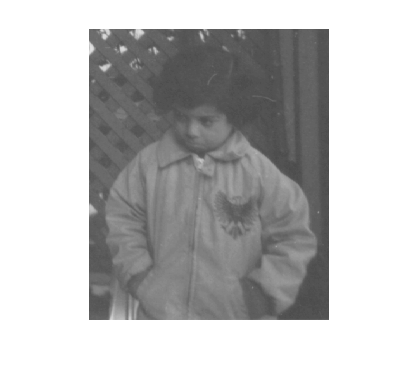
#> input picture task2/Task2.png, 420 x 384 px
$ python Task2.py   (older library calls are emulated)
#> lines starting #> are read from the running program, lines starting #| are printed output that depends on the picture; after the words box and inside, x2 and y2 are one past the last pixel; in counts of white or black regions, pixels touching at a corner belong together

import matplotlib.pyplot as plt
import numpy as np
import cv2
#loading image
image = cv2.imread('Task2.png')
#> image is the input picture: shape (384, 420, 3); min 74, max 255, mean 192.3

# to show image
plt.figure(figsize=(10,10))
plt.imshow(image, cmap = 'gray')
plt.show()


#converting to gray scale
gray = cv2.cvtColor(image, cv2.COLOR_BGR2GRAY)

#Smooth the image with a Gaussian filter
gaussian = cv2.GaussianBlur(gray,(3,3),0)

#Sobel Edge Detector
sobelx = cv2.Sobel(gaussian,cv2.CV_8U,1,0,ksize=5)
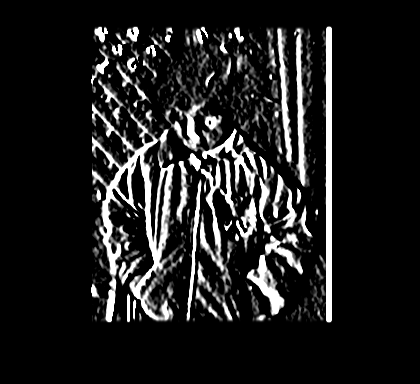
#> sobelx: shape (384, 420); min 0, max 255, mean 31.1
sobely = cv2.Sobel(gaussian,cv2.CV_8U,0,1,ksize=5)
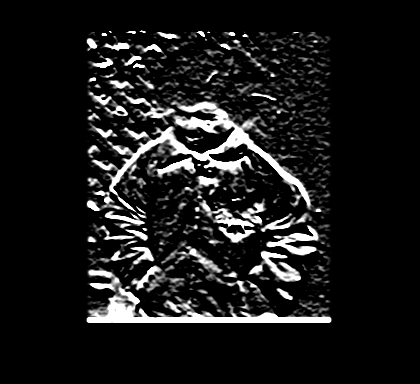
#> sobely: shape (384, 420); min 0, max 255, mean 26.4
sobel = sobelx + sobely
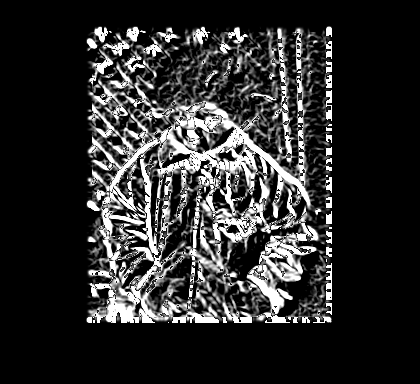
#> sobel: shape (384, 420); min 0, max 255, mean 44.5

#Prewitt Gradient Operator
kernelx = np.array([[1,1,1],[0,0,0],[-1,-1,-1]])
kernely = np.array([[-1,0,1],[-1,0,1],[-1,0,1]])
prewittx = cv2.filter2D(gaussian, -1, kernelx)
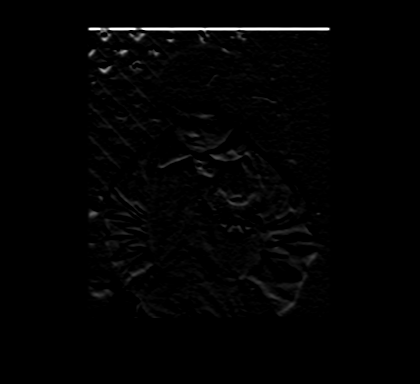
#> prewittx: shape (384, 420); min 0, max 255, mean 3
prewitty = cv2.filter2D(gaussian, -1, kernely)

#Laplacian of Gaussian
laplacian = cv2.Laplacian(image,cv2.CV_64F)
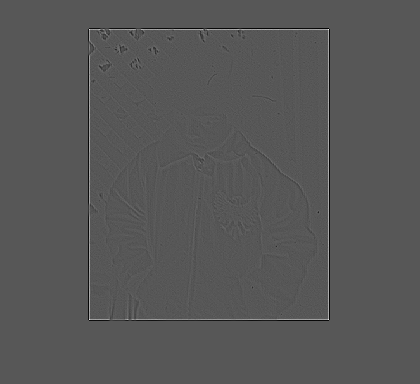
#> laplacian: shape (384, 420, 3) float64; min -180, max 347, mean 0; drawn with min black and max white

#The Canny operator
canny = cv2.Canny(image,100,200)
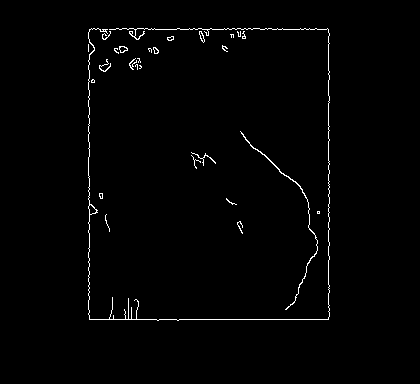
#> canny: shape (384, 420); 1.2% white in thin lines or dots, all inside (x1, y1, x2, y2) = (88, 28, 330, 321)

#showing results


cv2.imshow("Original Image", image)
cv2.imshow("Canny", canny)
cv2.imshow("laplacian", canny)
cv2.imshow("Sobel", sobel)
cv2.imshow("Prewitt", prewittx + prewitty)
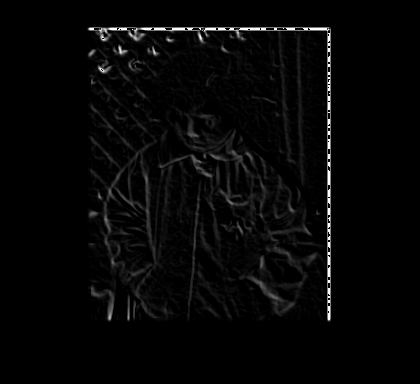
#> window 'Prewitt': shape (384, 420); min 0, max 255, mean 6.1

$ run again, with task2/Orignal.PNG copied over task2/Task2.png
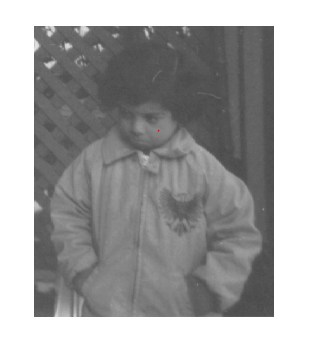
#> input picture task2/Orignal.PNG, 312 x 345 px
#> image is the input picture: shape (345, 312, 3); mean B, G, R 161.1, 161.1, 161.1
#> `canny = cv2.Canny(image,100,200)`:
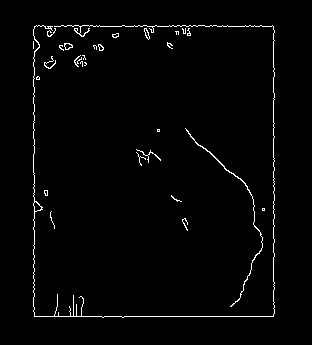
#> canny: shape (345, 312); 1.9% white in thin lines or dots, all inside (x1, y1, x2, y2) = (33, 25, 275, 318)
#> `cv2.imshow("Prewitt", prewittx + prewitty)`:
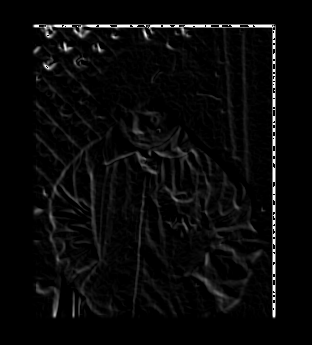
#> window 'Prewitt': shape (345, 312); min 0, max 255, mean 9.1
